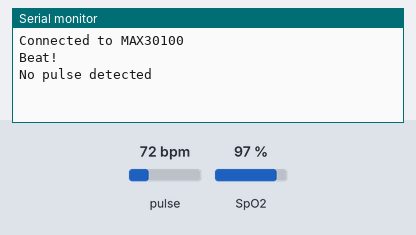
A sketch run on a simulated Arduino Uno, built with avr-gcc and run on an emulated ATmega328P. Parts: the last lines printed to the serial monitor. Inputs (shaded band) come from the test bench; at power-on: pulse 72 bpm, SpO2 97 %.

Above: at 1.2 s.
1.3 s: pulse set to 42 bpm
At 4.8 s:
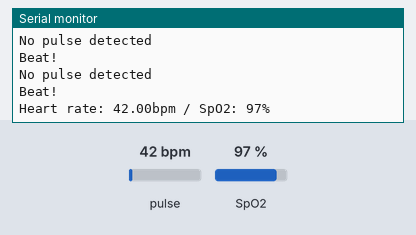
5.7 s: SpO2 set to 80 %
At 6.83 s:
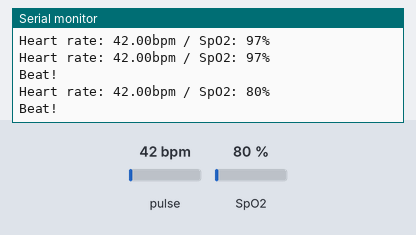
7.2 s: pulse set to 70 bpm
At 9.8 s:
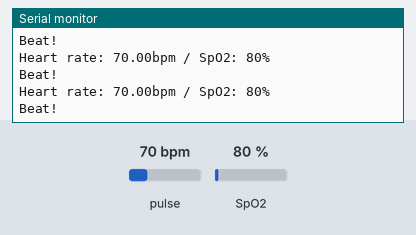

Measured:
- after the input at 1.3 s, the serial monitor: prints a new line after 2.7 s (image 1)
- after the input at 5.7 s, the serial monitor: prints a new line after 0.31 s (image 2)
- after the input at 7.2 s, the serial monitor: prints a new line after 0.81 s (image 3)

The sketch:

heartrate.ino
```cpp
#include <Wire.h>
#include "MAX30100_PulseOximeter.h"

#define REPORTING_PERIOD_MS 1000

PulseOximeter pox;

uint32_t lastBeat = 0;

void onBeatDetected()
{
  Serial.println("Beat!");
}

void setup()
{
  Serial.begin(115200);

  // Initialize sensor
  if (!pox.begin())
  {
    Serial.println("FAILED");
    for (;;)
      ;
  }
  else
  {
    Serial.println("Connected to MAX30100");
  }

  // Register a callback for pulse detection
  pox.setOnBeatDetectedCallback(onBeatDetected);
}

void loop()
{
  pox.update();

  if (millis() - lastBeat > REPORTING_PERIOD_MS)
  {
    lastBeat = millis();
    if (pox.getHeartRate() > 0) // Use getter method to access heart rate
    {
      Serial.print("Heart rate: ");
      Serial.print(pox.getHeartRate()); // Use getter method to access heart rate
      Serial.print("bpm / SpO2: ");
      Serial.print(pox.getSpO2()); // Use getter method to access SpO2
      Serial.println("%");
    }
    else
    {
      Serial.println("No pulse detected");
    }
  }
}
```
